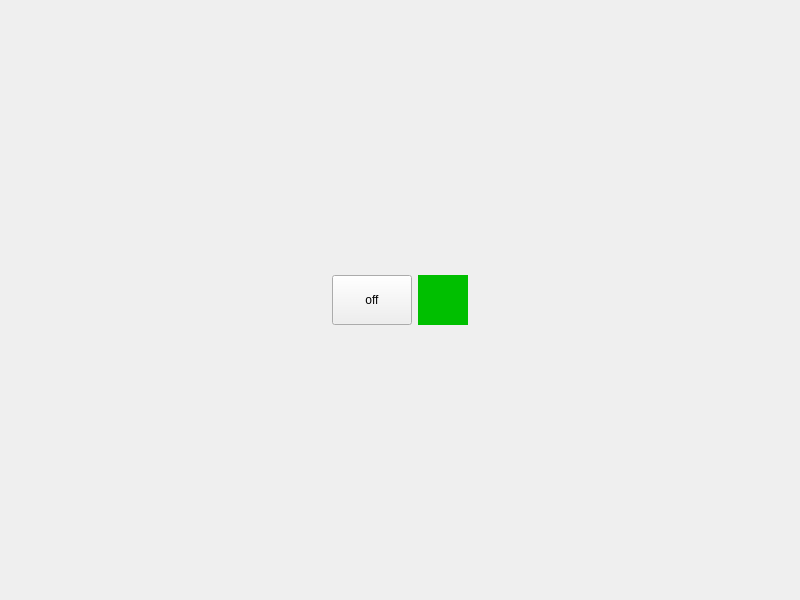
<?xml version="1.0" encoding="UTF-8"?>
<ui version="4.0">
 <class>MyClass</class>
 <widget class="QWidget" name="MyClass">
  <property name="geometry">
   <rect>
    <x>0</x>
    <y>0</y>
    <width>800</width>
    <height>600</height>
   </rect>
  </property>
  <property name="windowTitle">
   <string>State Machine Demo</string>
  </property>
  <layout class="QGridLayout" name="gridLayout">
   <item row="0" column="1">
    <spacer name="verticalSpacer_2">
     <property name="orientation">
      <enum>Qt::Vertical</enum>
     </property>
     <property name="sizeHint" stdset="0">
      <size>
       <width>20</width>
       <height>196</height>
      </size>
     </property>
    </spacer>
   </item>
   <item row="1" column="1" rowspan="2">
    <layout class="QHBoxLayout" name="horizontalLayout">
     <item>
      <widget class="QPushButton" name="pushButton">
       <property name="minimumSize">
        <size>
         <width>0</width>
         <height>50</height>
        </size>
       </property>
       <property name="text">
        <string>off</string>
       </property>
      </widget>
     </item>
     <item>
      <widget class="QLabel" name="led">
       <property name="minimumSize">
        <size>
         <width>50</width>
         <height>50</height>
        </size>
       </property>
       <property name="styleSheet">
        <string notr="true">background-color: rgb(0, 191, 0);</string>
       </property>
       <property name="text">
        <string/>
       </property>
      </widget>
     </item>
    </layout>
   </item>
   <item row="2" column="0">
    <spacer name="horizontalSpacer">
     <property name="orientation">
      <enum>Qt::Horizontal</enum>
     </property>
     <property name="sizeHint" stdset="0">
      <size>
       <width>353</width>
       <height>20</height>
      </size>
     </property>
    </spacer>
   </item>
   <item row="3" column="1">
    <spacer name="verticalSpacer">
     <property name="orientation">
      <enum>Qt::Vertical</enum>
     </property>
     <property name="sizeHint" stdset="0">
      <size>
       <width>20</width>
       <height>196</height>
      </size>
     </property>
    </spacer>
   </item>
   <item row="2" column="2">
    <spacer name="horizontalSpacer_2">
     <property name="orientation">
      <enum>Qt::Horizontal</enum>
     </property>
     <property name="sizeHint" stdset="0">
      <size>
       <width>353</width>
       <height>20</height>
      </size>
     </property>
    </spacer>
   </item>
  </layout>
 </widget>
 <resources/>
 <connections/>
</ui>
